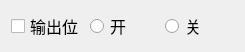
<?xml version="1.0" encoding="UTF-8"?>
<ui version="4.0">
 <class>MSet_SwItemWid</class>
 <widget class="QWidget" name="MSet_SwItemWid">
  <property name="geometry">
   <rect>
    <x>0</x>
    <y>0</y>
    <width>245</width>
    <height>45</height>
   </rect>
  </property>
  <property name="font">
   <font>
    <family>微软雅黑</family>
    <pointsize>12</pointsize>
   </font>
  </property>
  <property name="windowTitle">
   <string>Form</string>
  </property>
  <layout class="QHBoxLayout" name="horizontalLayout">
   <item>
    <widget class="QCheckBox" name="checkBox">
     <property name="font">
      <font>
       <family>微软雅黑</family>
       <pointsize>12</pointsize>
      </font>
     </property>
     <property name="text">
      <string>输出位</string>
     </property>
    </widget>
   </item>
   <item>
    <widget class="QRadioButton" name="openRadio">
     <property name="font">
      <font>
       <family>微软雅黑</family>
       <pointsize>12</pointsize>
      </font>
     </property>
     <property name="text">
      <string>开</string>
     </property>
    </widget>
   </item>
   <item>
    <widget class="QRadioButton" name="closeRadio">
     <property name="font">
      <font>
       <family>微软雅黑</family>
       <pointsize>12</pointsize>
      </font>
     </property>
     <property name="text">
      <string>关</string>
     </property>
    </widget>
   </item>
  </layout>
 </widget>
 <resources/>
 <connections/>
</ui>
